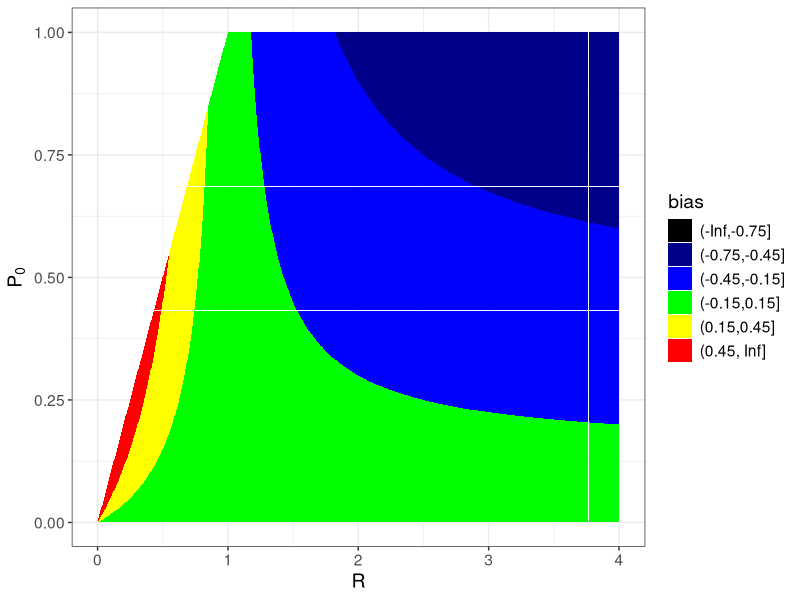

Write the R code that produced this figure. (Note: this script raises an error after producing the figure.)
# Effect of growing (or shrinking) population on parous rate

P_0 =0.6 # true survival per cycle
R = 2


P_0_1 = (-(R + P_0) + sqrt((R + P_0)^2 - 4*R * P_0))/(-2*R)

steps =1000
Rvector = rep(seq(1:steps), each=steps)/(steps/4)
Pvector = rep(seq(1:steps), times=steps)/steps

parous_rate = function(R,P_0){
  value = ifelse(R<1,
                 (-(R + P_0) - sqrt((R + P_0)^2 - 4*R * P_0))/(-2*R),
  (-(R + P_0) + sqrt((R + P_0)^2 - 4*R * P_0))/(-2*R))
  value =   (-(R + P_0) + sqrt((R + P_0)^2 - 4*R * P_0))/(-2*R)
  value= P_0/R
  return(value)}

bias = parous_rate(R=Rvector,P_0=Pvector) - Pvector

toPlot = data.frame(Rvector,Pvector,bias)

#
library(ggplot2)
library(grid)
library(scales)
# define colourBlind safe colors
# slightly more blue pink/purple #C879C8 to replace pink#CC79A7
mp_recomCol = c("#D55E00", "#009E73", "#0072A7","#C879C8")
fmt_dcimals <- function(decimals=0){function(x) format(x,nsmall = decimals,scientific = FALSE)}
toPlot$bias[toPlot$Pvector > toPlot$Rvector] <- NA
toPlot$bias <- cut(toPlot$bias,breaks = c(-Inf,-0.75,-0.45,-0.15,0.15,0.45,Inf))
ggplot(data=toPlot,aes(x=Rvector, y=Pvector, fill=bias)) + theme_bw() +
  theme(text = element_text(size = 14)) +
  geom_tile() +
  scale_fill_manual(values = c("black","darkblue", "blue",
             "green","yellow","red","lightgrey"),na.translate = FALSE) +
            labs(x = "R", y=expression("P"[0])) 
        geom_polygon(data=triangle,mapping=aes(x=x,y=y, fill='lightgrey'), show.legend = FALSE)
